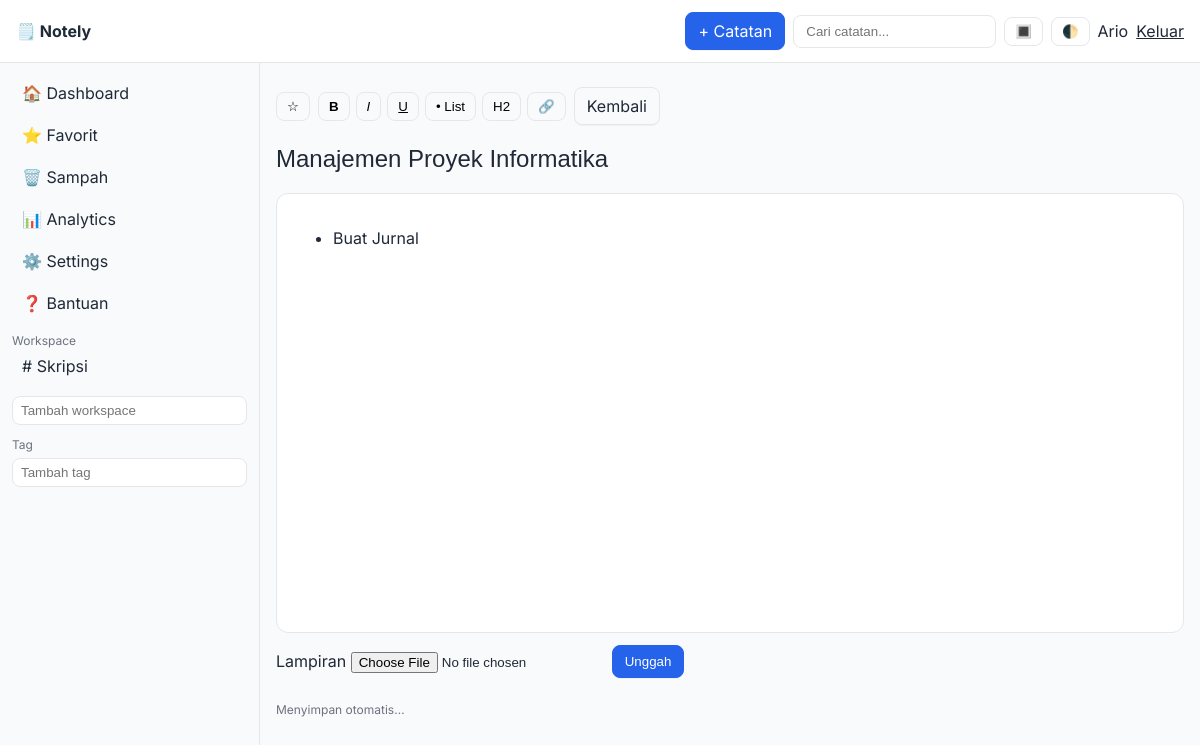
The app's page /note.php?id=6 (signed in) with its own data.
### tables this page shows
CREATE TABLE `workspaces` (
  `id` int(11) NOT NULL,
  `user_id` int(11) NOT NULL,
  `name` varchar(191) NOT NULL,
  `created_at` timestamp NOT NULL DEFAULT current_timestamp()
);

CREATE TABLE `notes` (
  `id` int(11) NOT NULL,
  `user_id` int(11) NOT NULL,
  `workspace_id` int(11) DEFAULT NULL,
  `parent_id` int(11) DEFAULT NULL,
  `title` varchar(255) DEFAULT '',
  `content` mediumtext DEFAULT NULL,
  `is_favorite` tinyint(1) DEFAULT 0,
  `is_trashed` tinyint(1) DEFAULT 0,
  `attachment_path` text DEFAULT NULL,
  `created_at` timestamp NOT NULL DEFAULT current_timestamp(),
  `updated_at` timestamp NOT NULL DEFAULT current_timestamp() ON UPDATE current_timestamp(),
  `is_pinned` tinyint(1) DEFAULT 0,
  `views` int(11) DEFAULT 0,
  `sort_order` int(11) DEFAULT 0
);

### includes/base.php (called while the page is built, shortened)
<?php
if (!function_exists('app_base')) {
  function app_base(): string {
    $docRoot = rtrim(str_replace('\\','/', $_SERVER['DOCUMENT_ROOT'] ?? ''), '/');
    $projRoot = str_replace('\\','/', realpath(__DIR__ . '/..'));
    $projRoot = rtrim($projRoot, '/');
    $rel = str_replace($docRoot, '', $projRoot);
    return $rel === '' ? '' : $rel;
  }
}

### includes/auth.php (called while the page is built, shortened)
<?php
function current_user_id() {
    return $_SESSION['user']['id'] ?? null;
}
?>

### note.php (the view, shortened to what this page needs)
<?php
require_once __DIR__ . '/includes/header.php';
require_once __DIR__ . '/includes/auth.php';
require_once __DIR__ . '/config/db.php';
require_once __DIR__ . '/includes/base.php'; $BASE = app_base();
$user_id = current_user_id();
$id = isset($_GET['id']) ? intval($_GET['id']) : 0;
$note = [
  'id' => 0,
  'title' => '',
  'content' => '',
  'is_favorite' => 0,
  'attachment_path' => null,
];
if ($id > 0) {
  $stmt = $mysqli->prepare('SELECT * FROM notes WHERE id = ? AND user_id = ? LIMIT 1');
  $stmt->bind_param('ii', $id, $user_id);
  $stmt->execute();
  $res = $stmt->get_result();
  $note = $res->fetch_assoc();
}
?>
<section class="editor">
  <div class="editor-toolbar">
    <button id="favBtn" class="icon-btn" title="Favorit"><?= $note['is_favorite'] ? '⭐' : '☆' ?></button>
    <div class="editor-format">
      <button class="icon-btn" data-cmd="bold" title="Bold"><b>B</b></button>
      <button class="icon-btn" data-cmd="italic" title="Italic"><i>I</i></button>
      <button class="icon-btn" data-cmd="underline" title="Underline"><u>U</u></button>
      <button class="icon-btn" data-cmd="insertUnorderedList" title="Bullet List">• List</button>
      <button class="icon-btn" data-cmd="formatBlock" data-value="h2" title="Heading">H2</button>
      <button class="icon-btn" id="addLink" title="Link">🔗</button>
    </div>
    <a class="btn ghost" href="<?= htmlspecialchars($BASE) ?>/index.php">Kembali</a>
  </div>
  <input id="title" class="title-input" placeholder="Judul" value="<?= htmlspecialchars($note['title']) ?>">
  <div id="content" class="content-editable" contenteditable="true" placeholder="Tulis catatan di sini..."><?= $note['content'] ?></div>
  <form class="upload" action="<?= htmlspecialchars($BASE) ?>/actions/upload.php" method="post" enctype="multipart/form-data">
    <label>Lampiran
      <input type="file" name="file" accept="image/png,image/jpeg,image/gif">
    </label>
    <button class="btn" type="submit">Unggah</button>
  </form>
  <p class="muted" id="saveStatus">Menyimpan otomatis…</p>
</section>
<?php require_once __DIR__ . '/includes/footer.php'; ?>

### components/sidebar.php (shortened to what this page needs)
<?php
require_once __DIR__ . '/../config/db.php';
require_once __DIR__ . '/../includes/auth.php';
require_once __DIR__ . '/../includes/base.php';
$user_id = current_user_id();
$ws = $mysqli->prepare('SELECT id, name FROM workspaces WHERE user_id = ? ORDER BY name');
$ws->bind_param('i', $user_id);
$ws->execute();
$workspaces = $ws->get_result()->fetch_all(MYSQLI_ASSOC);
?>
<aside id="sidebar" class="sidebar" role="complementary" aria-label="Sidebar Navigation">
  <nav>
    <a href="<?= htmlspecialchars(app_base()) ?>/index.php">🏠 Dashboard</a>
    <a href="<?= htmlspecialchars(app_base()) ?>/pages/favorites.php">⭐ Favorit</a>
    <a href="<?= htmlspecialchars(app_base()) ?>/pages/trash.php">🗑️ Sampah</a>
    <a href="<?= htmlspecialchars(app_base()) ?>/pages/analytics.php">📊 Analytics</a>
    <a href="<?= htmlspecialchars(app_base()) ?>/pages/settings.php">⚙️ Settings</a>
    <a href="<?= htmlspecialchars(app_base()) ?>/pages/help.php">❓ Bantuan</a>
  </nav>
  <div class="sidebar-section">
    <div class="sidebar-title">Workspace</div>
    <div class="sidebar-list">
      <?php foreach ($workspaces as $w): ?>
        <a href="<?= htmlspecialchars(app_base()) ?>/pages/workspace.php?id=<?= $w['id'] ?>"># <?= htmlspecialchars($w['name']) ?></a>
      <?php endforeach; ?>
      <form class="inline" action="<?= htmlspecialchars(app_base()) ?>/api/user_api.php" method="post" onsubmit="return addWorkspace(event)">
        <input type="text" name="name" placeholder="Tambah workspace">
      </form>
    </div>
  </div>
  <div class="sidebar-section">
    <div class="sidebar-title">Tag</div>
    <div class="sidebar-list">
      <form class="inline" action="<?= htmlspecialchars(app_base()) ?>/api/user_api.php" method="post" onsubmit="return addTag(event)">
        <input type="text" name="name" placeholder="Tambah tag">
      </form>
    </div>
  </div>
</aside>

### assets/css/style.css (style rules this page uses)
:root { --bg: #f9fafb; --text: #1f2937; --muted: #6b7280; --card: #ffffff; --border: #e5e7eb; --accent: #2563eb; --accent-weak: #dbeafe; }
* { box-sizing: border-box; }
body { margin: 0; font-family: 'Inter', system-ui, -apple-system, Segoe UI, Roboto, Arial, sans-serif; background: var(--bg); color: var(--text); }
* { scrollbar-width: thin; scrollbar-color: var(--border) transparent; }
.sidebar { position: sticky; top: 56px; align-self: start; height: calc(100vh - 56px); overflow: auto; border-right: 1px solid var(--border); padding: 12px; background: var(--bg); transition: transform .25s ease; }
.sidebar nav, .sidebar .sidebar-list { display: grid; gap: 6px; }
.sidebar a { color: inherit; text-decoration: none; padding: 8px 10px; border-radius: 8px; }
.sidebar .sidebar-title { font-size: 12px; color: var(--muted); margin-top: 12px; }
.sidebar form.inline { display: flex; gap: 6px; margin-top: 6px; }
.sidebar form.inline input[type='text'] { flex: 1; padding: 6px 8px; border: 1px solid var(--border); border-radius: 8px; background: var(--card); color: var(--text); }
.btn { padding: 8px 12px; border-radius: 8px; background: var(--accent); color: #fff; border: 1px solid var(--accent); text-decoration: none; cursor: pointer; box-shadow: 0 1px 0 rgba(0,0,0,.04); }
.btn.ghost { background: transparent; color: var(--text); border: 1px solid var(--border); }
.icon-btn { background: transparent; border: 1px solid var(--border); border-radius: 8px; padding: 6px 10px; cursor: pointer; transition: background .2s ease, transform .05s ease; }
.editor { display: grid; gap: 12px; }
.title-input { font-size: 24px; padding: 8px 0; border: none; outline: none; background: transparent; color: var(--text); }
.content-input, .content-editable { min-height: 55vh; padding: 16px; border-radius: 12px; border: 1px solid var(--border); background: var(--card); color: var(--text); line-height: 1.6; }
.content-editable { outline: none; }
.editor-toolbar { display:flex; gap:8px; align-items:center; }
.editor-format { display:flex; gap:6px; }
.editor-format .icon-btn { border-color: var(--border); }
.muted { color: var(--muted); font-size: 12px; }
.upload { display: flex; gap: 8px; align-items: center; }

### records on screen
workspaces: name "Skripsi"
notes: title "Manajemen Proyek Informatika", content "Buat Jurnal"

### other values on screen
$_SESSION['user']['name'] "Ario"
